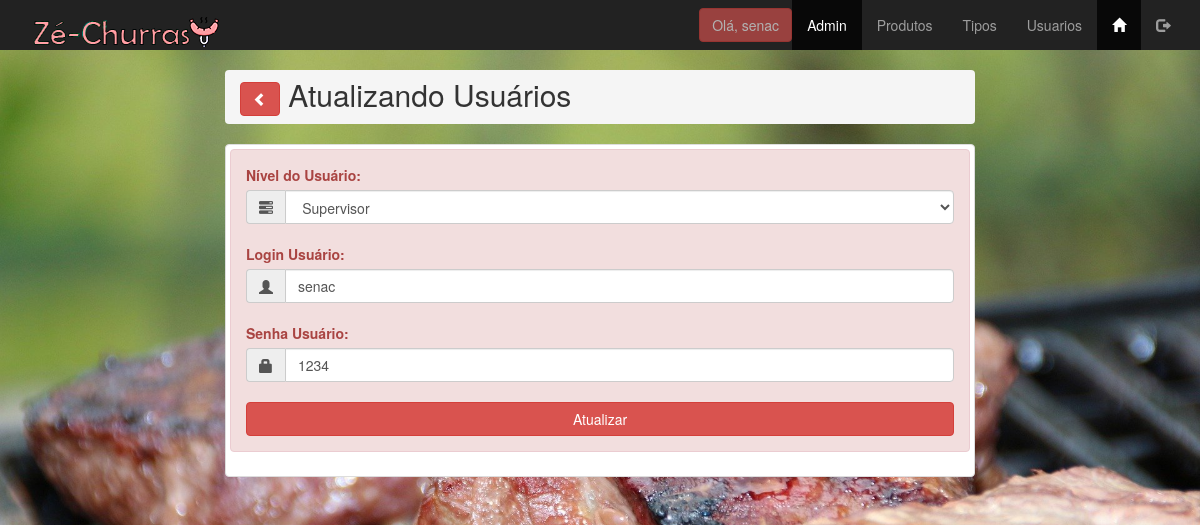
The page /Admin/usuario_atualiza.php?id_usuario=1 (signed in) on the database its author committed.
### tables this page shows
create table tbusuarios(
id_usuario int(11) primary key auto_increment not null,
login_usuario varchar(30) not null unique,
senha_usuario varchar(8) not null,
id_nivel_usuario int(11) not null
);

create table tbnivel(
id_nivel int(11) primary key auto_increment not null,
nome_nivel varchar(20) not null
);

### Admin/usuario_atualiza.php (the view, shortened to what this page needs)
<?php
include('../connections/conn.php');
$id_alterar = $_GET['id_usuario'];
$query_busca = "select * from tbusuarios where id_usuario = " . $id_alterar;
$lista = $conn->query($query_busca);
$linha = $lista->fetch_assoc();
$consulta_fk = "select * from tbnivel order by nome_nivel asc";
$lista_fk = $conn->query($consulta_fk);
$linha_fk = $lista_fk->fetch_assoc();
?>
<!DOCTYPE html>
<html lang="pt-br">
<head>
            <link href="../css/bootstrap.min.css" rel="stylesheet" type="text/css">
            <link href="../css/meu_estilo.css" rel="stylesheet" type="text/css">
</head>
<body class="fundofixo">
    <?php include('menu_adm.php'); ?>
    <main class="container">
        <div class="row">
            <div class="col-xs-12 col-sm-offset-3 col-sm-6 col-md-offset-2 col-md-8">
                <h2 class="breadcrumb tex-danger">
                    <a href="usuarios_lista.php">
                        <button class="btn btn-danger">
                            <span class="glyphicon glyphicon-chevron-left"></span>
                        </button>
                    </a>
                    Atualizando Usuários
                </h2>
                <div class="thumbnail">
                    <div class="alert alert-danger" role="alert">
                        <form action="usuario_atualiza.php" method="post" id="form_usuario_atualiza" name="usuario_atualiza" enctype="multipart/form-data">
                            <label for="id_nivel_usuario">Nível do Usuário:</label>
                            <div class="input-group">
                                <span class="input-group-addon">
                                    <span class="glyphicon glyphicon-tasks" aria-hidden="true"></span>
                                </span>
                                <select name="id_nivel_usuario" id="id_nivel_usuario" class="form-control" required>
                                    <?php do { ?>
                                        <option value="<?php echo $linha_fk['id_nivel']; ?>" <?php
                                          if (!(strcmp($linha_fk['id_nivel'], $linha['id_nivel_usuario']))) {
                                           echo "selected=\"selected\"";
                                           } ?>>
                                            <?php echo $linha_fk['nome_nivel']; ?>
                                        </option>
                                    <?php } while ($linha_fk = $lista_fk->fetch_assoc());
                                    ?>
                                </select>
                            </div>
                            <br>
                            <label for="login_usuario">Login Usuário:</label>
                            <div class="input-group">
                                <span class="input-group-addon">
                                    <span class="glyphicon glyphicon-user" aria-hidden="true"></span>
                                </span>
                                <input type="text" class="form-control" id="login_usuario" name="login_usuario" maxlength="100" required value="<?php echo $linha['login_usuario']; ?>" placeholder="Digite o titulo do produto...">
                            </div>
                            <br>
                            <label for="senha_usuario">Senha Usuário:</label>
                            <div class="input-group">
                                <span class="input-group-addon">
                                    <span class="glyphicon glyphicon-lock" aria-hidden="true"></span>
                                </span>
                                <input type="number" class="form-control" id="senha_usuario" name="senha_usuario" maxlength="12" required value="<?php echo $linha['senha_usuario']; ?>" placeholder="Digite o titulo do produto...">
                            </div>
                            <br>
                            <input type="submit" value="Atualizar" name="enviar" id="enviar" class="btn btn-danger btn-block">
                        </form>
                    </div>
                </div>
            </div>
        </div>
    </main>
</body>
</html>

### css/meu_estilo.css (style rules this page uses)
.fundofixo { background: url(../images/churras-carne.jpg) no-repeat fixed; -webkit-background-size: cover; background-size: cover; }

### rows shown on the page
tbusuarios: id_nivel_usuario "Supervisor", login_usuario "senac", senha_usuario "1234"

### other values the page prints
$_SESSION['login_usuario'] "senac"
